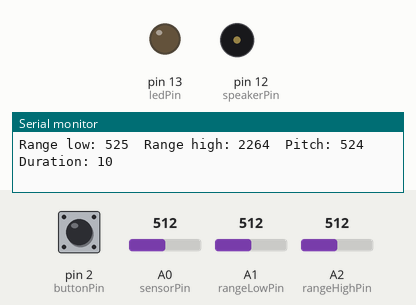
Recording of a sketch running on a simulated Arduino Uno, built with avr-gcc and run on an emulated ATmega328P. Shown: output pins drawn as LEDs (lit = HIGH), buzzer (waves = sounding), the last lines printed to the serial monitor. The test bench sets the inputs (shaded band); at power-on: A1 (rangeLowPin) = 512, A0 (sensorPin) = 512, A2 (rangeHighPin) = 512, pin 2 (buttonPin) HIGH.

Above: at 6.2 s.
6.3 s: A1 (rangeLowPin) set to 1023
9.3 s: A0 (sensorPin) set to 501
12.3 s: A2 (rangeHighPin) set to 0
14.2 s: pin 2 (buttonPin) pulled LOW for 0.15 s
At 14.9 s:
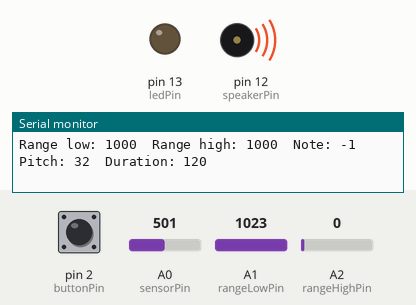
15.9 s: pin 2 (buttonPin) pulled LOW for 1 s
At 17.6 s:
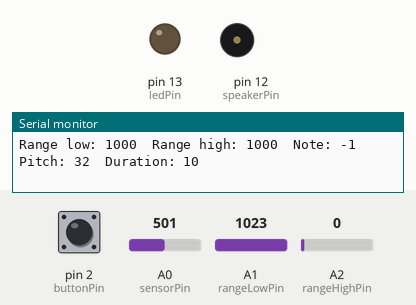
19.9 s: A2 (rangeHighPin) set to 122
Timing chart, 0 to 23.9 s (numbered marks = the images above; inputs shaded):
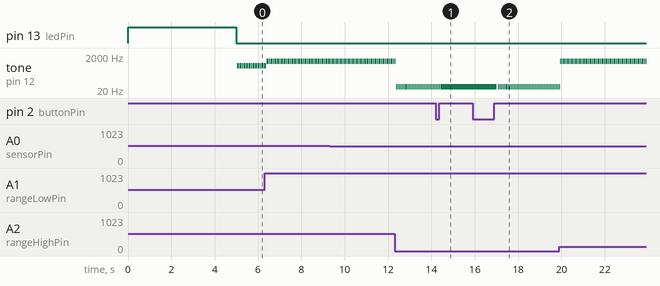

Measured:
- after the input at 14.2 s, tone on pin 12 (speakerPin): goes on until 14.4 s, then stays 32 Hz
- after the input at 15.9 s, tone on pin 12 (speakerPin): alternates 32 Hz for 0.01 s and silent for 0.06 s, starting after 1.1 s
- by itself, tone on pin 12 (speakerPin): alternates 1001 Hz for 0.01 s and silent for 0.05 s

The sketch:

light-theramin.ino
```cpp
#include "pitches.h"

int sensorValue;
int sensorLow = 1023; //sensor low and high are the expected light range based on the ambient lighting in the room
int sensorHigh = 0;

int rangeLow = 0; //adjustable minimum value for the tone frequency
int rangeHigh = 0; //adjustable maximum value for the tone frequency

const int pitchDurationLow = 10; //produces a choppy, beeping tone
const int pitchDurationHigh = 120; //produces a smooth tone

int lastButtonState = LOW;
int pitchDuration = pitchDurationHigh;

const int ledPin = 13;
const int sensorPin = A0;
const int speakerPin = 12;
const int rangeLowPin = A1;
const int rangeHighPin = A2;
const int buttonPin = 2;

int notes[] = {NOTE_C5, NOTE_D5, NOTE_E5, NOTE_F5, NOTE_G5}; //fixed notes which can be played in a certain mode
const int notesLength = 5;

void setup() {
  Serial.begin(9600);
  pinMode(ledPin, OUTPUT);
  pinMode(buttonPin, INPUT);

  //Calibrate the sensor to determine the min and max expected light amounts
  digitalWrite(ledPin, HIGH);
  Serial.println("Calibrating...");
  while(millis() < 5000) {
    sensorValue = analogRead(sensorPin);
    if(sensorValue > sensorHigh) {
      sensorHigh = sensorValue;
    }
    if(sensorValue < sensorLow) {
      sensorLow = sensorValue;
    }
  }
  Serial.print("Calibration complete. Range: ");
  Serial.print(sensorLow);
  Serial.print(" - ");
  Serial.println(sensorHigh);
  digitalWrite(ledPin, LOW);
}

void loop() {
  //The button toggles the duration of the tone between pitchDurationLow and pitchDurationHigh
  checkToggleButton();

  //the light sensor
  sensorValue = analogRead(sensorPin);

  //potentiometer1 adjusts volume (no input from it)

  //potentiometer2 adjusts the low range of the tone
  rangeLow = analogRead(rangeLowPin);
  rangeLow = map(rangeLow, 0, 1023, 50, 1000);
  Serial.print("Range low: ");
  Serial.print(rangeLow);

  //potentiometer3 adjusts the high range of the tone
  rangeHigh = analogRead(rangeHighPin);
  rangeHigh = map(rangeHigh, 0, 1023, rangeLow, 4000);
  Serial.print("\tRange high: ");
  Serial.print(rangeHigh);

  int pitch;
  if(rangeLow == rangeHigh) {
    //if both potentiometer's are turned all the way down, switch modes to play fixed notes
    sensorValue = constrain(sensorValue, sensorLow, sensorHigh);
    int note = map(sensorValue, sensorLow, sensorHigh, 0, notesLength-1);
    Serial.print("\tNote: ");
    Serial.print(note);
    pitch = notes[note];
  } else {
    //play variable frequencies
    pitch = map(sensorValue, sensorLow, sensorHigh, rangeLow, rangeHigh);
  }

  Serial.print("\tPitch: ");
  Serial.print(pitch);
  Serial.print("\tDuration: ");
  Serial.println(pitchDuration);

  tone(speakerPin, pitch, pitchDuration);

  delay(10);
}

//The button toggles the duration of the tone between pitchDurationLow and pitchDurationHigh
void checkToggleButton() {
  int buttonValue = digitalRead(buttonPin);

  //button was released
  if(buttonValue == LOW) {
    lastButtonState = LOW;
    return;
  }

  //button is still pressed
  if(lastButtonState == HIGH) {
    return;
  }

  lastButtonState = HIGH;
  if(pitchDuration == pitchDurationHigh) {
    pitchDuration = pitchDurationLow;
  } else {
    pitchDuration = pitchDurationHigh;
  }
}
```

pitches.h
```cpp
// Constants for various music notes

#define NOTE_C5  523
#define NOTE_D5  587
#define NOTE_E5  659
#define NOTE_F5  698
#define NOTE_G5  784
#define NOTE_A5  880
#define NOTE_B5  988
```
